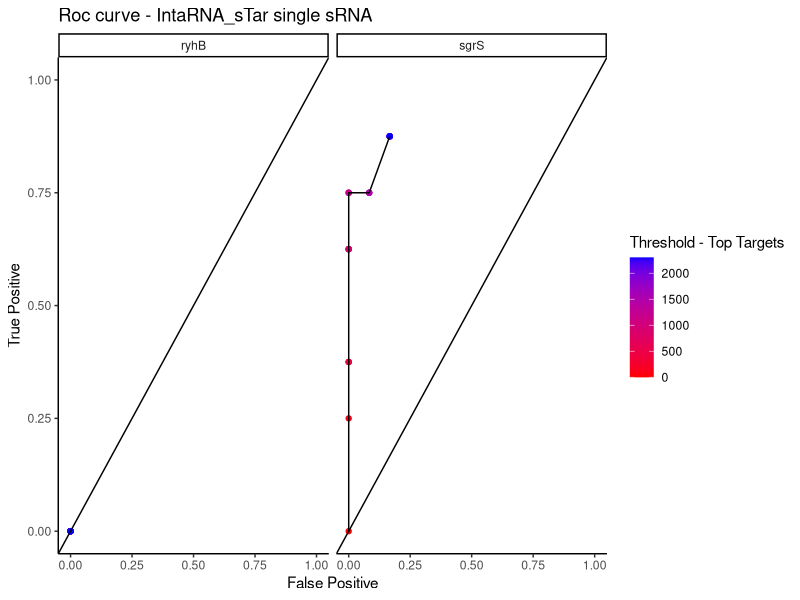
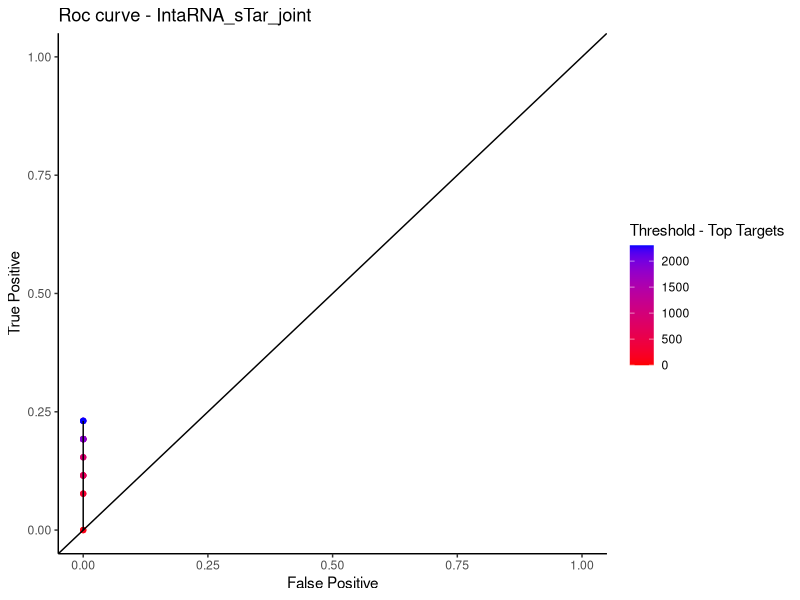
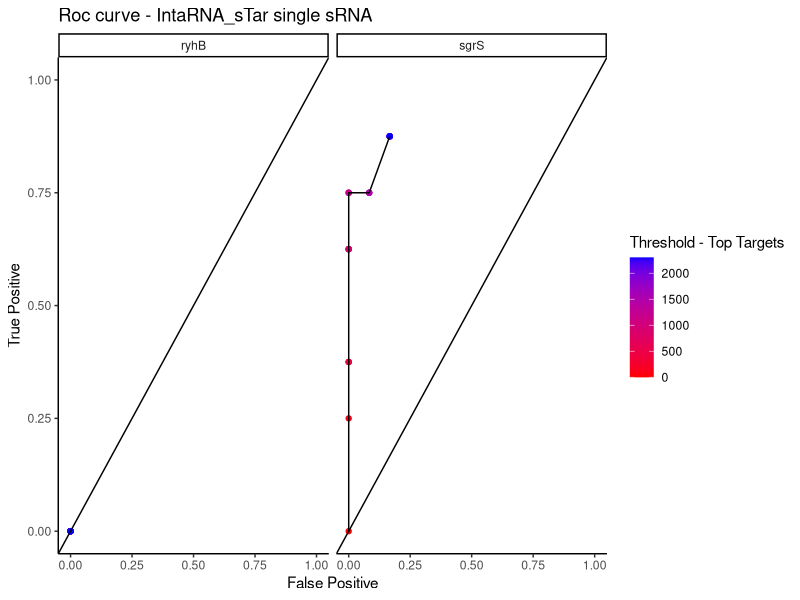
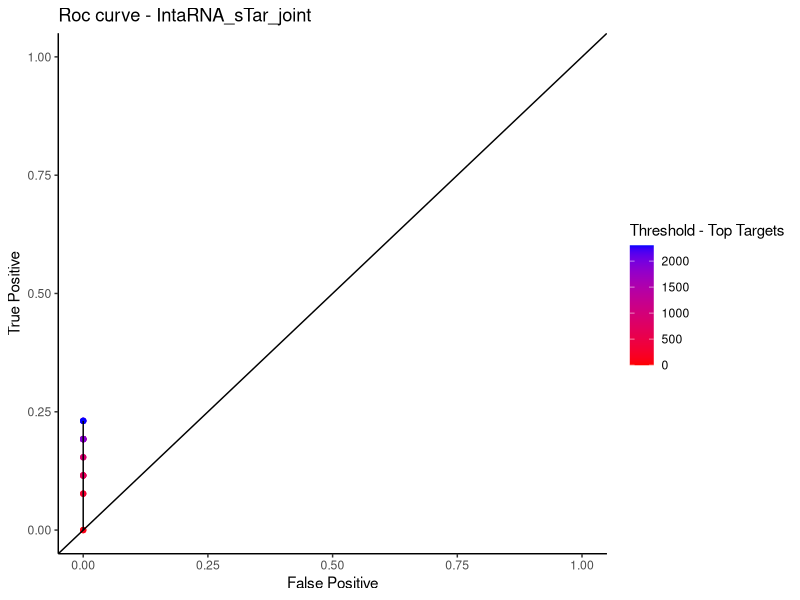

Reproduce these figures in R, in order.

# R <- Version 4.0.2

#Import Libraries
library(dplyr)
library(tidyr)
library(ggplot2)

##### Import Data #####

#### IntaRNA_sTAR predictions

### sRNA ryhB
######## Predictions

tar_r<- read.delim('Predictions/res_tar.csv',header = T,sep = ';',stringsAsFactors = F) %>% select(id1,id2,E) %>% mutate(alg='sTar')

mir_r<- read.delim('Predictions/miranda_r.csv',header=T,sep=';',stringsAsFactors = F) %>% rename(id2=Seq1,id1=Seq2,E=Max.Energy) %>% select(id1,id2,E) %>% mutate(alg='mir')

######## Validated Target

ver_r<- c('b0118','b0156','b0592','b0683','b0721',
          'b0722','b1531','b1612','b1656','b1778',
          'b1981','b2155','b2530','b3365','b3510',
          'b3607','b3928','b4154')

######## Validated non-Target

fp_r <- c('b3336','b1683','b4367','b1684',
          'b0150','b1905','b2832')

### sRNA sgrS
######## Predictions
tar_s<- read.delim('Predictions/res_tar_s.csv',header = T,sep = ';',stringsAsFactors = F)%>% mutate(id2='sgrS')%>% select(id1,id2,E) %>% mutate(alg='sTar')

mir_s<- read.delim('Predictions/miranda_s.csv',header=T,sep=';',stringsAsFactors = F) %>% rename(id2=Seq1,id1=Seq2,E=Max.Energy) %>% select(id1,id2,E)%>% mutate(alg='mir')

######## Validated Target

ver_s <- c('b1101','b1658','b1817','b1818',
         'b2153','b3433','b3826','b4116')

######## Validated non-Target

fp_s <- c('b1973','b0573','b0296','b4506','b1857','b1856',
        'b1178','b2012','b1858','b1729','b4035','b2150')



######## Join predictions dataset
tar= rbind(tar_r,tar_s)



######## Verified dataset target
verified <- data.frame(v=c(rep('t',18),rep('f',7),rep('t',8),rep('f',12)),
                       srna=c(rep('ryhB',25),rep('sgrS',20)),
                       target=c(ver_r,fp_r,ver_s,fp_s))




#### Check TP and FP rates - single sRNAs#####


d<- data.frame(t=c('a'),srn=c('a'),rel=c('1'),fp=c('1'))


for (t in seq(0,2300,100)){
  for (i in c('ryhB','sgrS')) {


  n<- length(verified %>% filter(srna==i,v=='t') %>% pull(srna))
  f<- length(verified %>% filter(srna==i,v=='f') %>% pull(srna))
  m<-tar %>% filter(id2==i) %>%mutate(r=rank(E))%>% filter(id1%in%(verified %>% filter(srna==i,v=='t') %>% pull(target)),r<t) %>% summarise(n=n()) %>% pull(n)
  z<-tar %>% filter(id2==i) %>%mutate(r=rank(E))%>% filter(id1%in%(verified %>% filter(srna==i,v=='f') %>% pull(target)),r<t) %>% summarise(n=n()) %>% pull(n)
  d<-rbind(d,c(t,i,m/n,z/f))
  
}
}



d<- d[2:49,]


##### ROC figures - single sRNAs

d %>% mutate_at(.vars = vars(rel,fp,t),as.numeric) %>% 
  ggplot(aes(x=fp,y=rel))+
  ylim(0,1)+xlim(0,1)+
  geom_point(aes(color=t),lwd=3)+
  geom_path()+
  theme_classic()+
  ylab('True Positive')+
  xlab('False Positive')+
  scale_color_gradient(name='Threshold - Top Targets',low = 'red',high = 'blue' )+
  ggtitle('Roc curve - IntaRNA_sTar single sRNA')+
  geom_abline(slope = 1,intercept = 0)+
  facet_wrap(~srn)


ggsave('Fig/roc_Sgrs_facet.png', dpi=300)



#### Check TP and FP rates - overall sRNAs#####



d<- data.frame(t=c('a'),srn=c('a'),rel=c('1'),fp=c('1'))


for (t in seq(0,2300,100)){

    vt<-verified %>% filter(v=='t')
    vf<-verified %>% filter(v=='f')
    
    n<- length(vt %>% pull(srna))
    f<- length(vf %>% pull(srna))
    m<-tar  %>%mutate(r=rank(E))%>% filter(r<t) %>%
      inner_join(vt,by=c('id2'='srna','id1'='target')) %>% 
      summarise(n=n()) %>% pull(n)
    z<-tar %>%mutate(r=rank(E))%>% filter(r<t) %>%
      inner_join(vf,by=c('id2'='srna','id1'='target')) %>% 
      summarise(n=n()) %>% pull(n)
    d<-rbind(d,c(t,'srna',m/n,z/f))
    

}





d=d[2:25,]

##### ROC figures - single sRNAs


d %>% mutate_at(.vars = vars(rel,fp,t),as.numeric) %>% 
  ggplot(aes(x=fp,y=rel))+
  ylim(0,1)+xlim(0,1)+
  geom_point(aes(color=t),lwd=3)+
  geom_path()+
  theme_classic()+
  ylab('True Positive')+
  xlab('False Positive')+
  scale_color_gradient(name='Threshold - Top Targets',low = 'red',high = 'blue' )+
  ggtitle('Roc curve - IntaRNA_sTar_joint')+
  geom_abline(slope = 1,intercept = 0)



ggsave('Fig/roc_Sgrs.png', dpi=300)
